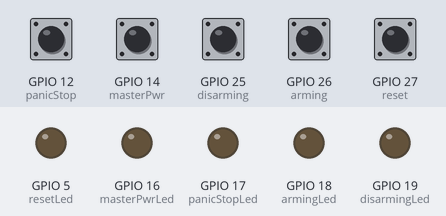
The program below on a simulated ESP32. Shown: output pins drawn as LEDs (lit = HIGH). Inputs (shaded band) come from the test bench; at power-on: GPIO 12 (panicStop), GPIO 14 (masterPwr), GPIO 25 (disarming), GPIO 26 (arming), GPIO 27 (reset) HIGH. WiFi joins after 1.5 s; servers stay silent unless stated; the local clock reads 2024-03-15 10:24:30 at power-on unless the program sets it; what the program prints to the serial monitor is not drawn.

Above: at 3.2 s.
3.3 s: GPIO 12 (panicStop) pulled LOW for 0.15 s
At 3.4 s:
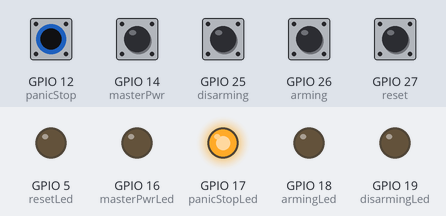
5.0 s: GPIO 14 (masterPwr) pulled LOW for 0.15 s
At 5.1 s:
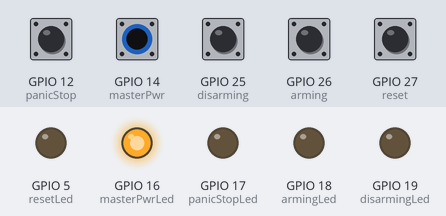
6.7 s: GPIO 25 (disarming) pulled LOW for 0.15 s
At 6.8 s:
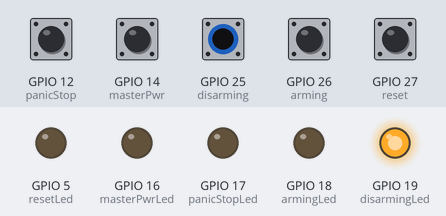
8.4 s: GPIO 26 (arming) pulled LOW for 0.15 s
At 8.5 s:
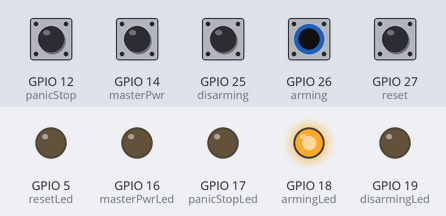
10.1 s: GPIO 27 (reset) pulled LOW for 0.15 s
At 10.2 s:
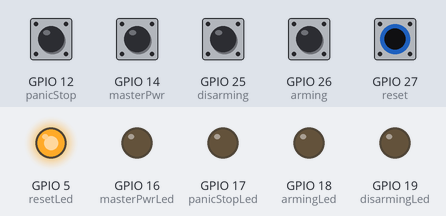
Timing chart, 0 to 12.8 s (numbered marks = the images above; inputs shaded):
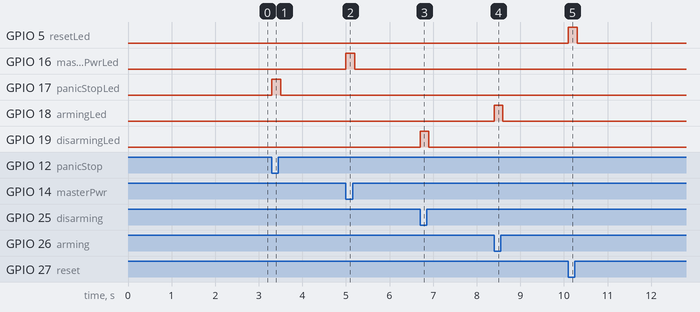

The program:

main.cpp
```cpp
#include <Arduino.h>
#include <WiFi.h>
#include <Firebase_ESP_Client.h>
#include <Wire.h>
#include "time.h"


// Provide the token generation process info.
#include "addons/TokenHelper.h"
// Provide the RTDB payload printing info and other helper functions.
#include "addons/RTDBHelper.h"


// Wifi Credentials
// #define WIFI_SSID "RAND-MIFI"
// #define WIFI_PASSWORD "reddeadred"

#define WIFI_SSID "RAND Sams"
#define WIFI_PASSWORD "reddeadred"

// #define WIFI_SSID "UOC_Staff"
// #define WIFI_PASSWORD "admin106"

// Firebase project API Key
#define API_KEY "AIzaSyBgOX3RQvZEk8YrYz8EMM6TNEVOlWYgI64"

// Authorized Email and Corresponding Password
#define USER_EMAIL "smartbarrierabc@gmail.com"
#define USER_PASSWORD "smartBarrier@ABCUOC"

// RTDB URLefine the RTDB URL
#define DATABASE_URL "https://smart-barrier-42818-default-rtdb.asia-southeast1.firebasedatabase.app/"

// Firebase objects
FirebaseData fbdo;
FirebaseAuth auth;
FirebaseConfig config;

// Variable to save USER UID
String uid;

// Database main path (to be updated in setup with the user UID)
String databasePath;
// Database child nodes
String logPath = "/logdata";
String timePath = "/timestamp";

// Parent Node (to be updated in every loop)
String parentPath;

int timestamp;
FirebaseJson json;

const char* ntpServer = "pool.ntp.org";

// Timer variables (send new readings every three minutes)
// unsigned long sendDataPrevMillis = 0;
// unsigned long timerDelay = 180000;
String logD = "";


//--------------------------------------------------------------

void initWiFi() {
  WiFi.begin(WIFI_SSID, WIFI_PASSWORD);
  Serial.print("Connecting to WiFi ..");
  while (WiFi.status() != WL_CONNECTED) {
    Serial.print('.');
    delay(1000);
  }
  Serial.println(WiFi.localIP());
  Serial.println();
}

unsigned long getTime() {
  time_t now;
  struct tm timeinfo;
  if (!getLocalTime(&timeinfo)) {
    //Serial.println("Failed to obtain time");
    return(0);
  }
  time(&now);
  return now;
}

void sendData(String msg){
  logD = msg;

    if (Firebase.ready()){

    //Get current timestamp
    timestamp = getTime();
    Serial.print ("time: ");
    Serial.println (timestamp);

    parentPath= databasePath + "/" + String(timestamp);

    json.set(logPath.c_str(), logD);
    json.set(timePath, String(timestamp));

    Serial.printf("Set json... %s\n",
     Firebase.RTDB.setJSON(&fbdo, parentPath.c_str(), &json) ? "ok" : fbdo.errorReason().c_str());
    }
}

const int masterPwr = 14;
const int panicStop = 12;
const int reset = 27;
const int arming = 26;
const int disarming = 25;

const int masterPwrLed = 16;
const int panicStopLed = 17;
const int resetLed = 5;
const int armingLed = 18;
const int disarmingLed = 19;

void setup() {
  Serial.begin(115200);
  initWiFi();
  configTime(0, 0, ntpServer);

  pinMode(masterPwr, INPUT_PULLUP);
  pinMode(panicStop, INPUT_PULLUP);
  pinMode(reset, INPUT_PULLUP);
  pinMode(arming, INPUT_PULLUP);
  pinMode(disarming, INPUT_PULLUP);

  pinMode(masterPwrLed, OUTPUT);
  pinMode(panicStopLed, OUTPUT);
  pinMode(resetLed, OUTPUT);
  pinMode(armingLed, OUTPUT);
  pinMode(disarmingLed, OUTPUT);

//---------------------------------Firebase U ID claiming-----------------------------------
  // Assign the api key
  config.api_key = API_KEY;

  // Assign the user sign in credentials
  auth.user.email = USER_EMAIL;
  auth.user.password = USER_PASSWORD;

  // Assign the RTDB URL
  config.database_url = DATABASE_URL;

  Firebase.reconnectWiFi(true);
  fbdo.setResponseSize(4096);

  // Assign the callback function for the long running token generation task */
  config.token_status_callback = tokenStatusCallback; //see addons/TokenHelper.h

  // Assign the maximum retry of token generation
  config.max_token_generation_retry = 5;

  // Initialize the library with the Firebase authen and config
  Firebase.begin(&config, &auth);

  // Getting the user UID might take a few seconds
  Serial.println("Getting User UID");
  while ((auth.token.uid) == "") {
    Serial.print('.');
    delay(1000);
  }
  // Print user UID
  uid = auth.token.uid.c_str();
  Serial.print("User UID: ");
  Serial.println(uid);

  // Update database path
  databasePath = "/UsersData/" + uid + "/readings";

//---------------------------------Firebase U ID claiming end----------------------------


}


void loop() {
  String m = "";

  if (digitalRead(masterPwr) == LOW) {
    m = "Master Power";
    digitalWrite(masterPwrLed, HIGH);
    delay(200);
    while (digitalRead(masterPwr) == LOW) {
    }
    digitalWrite(masterPwrLed, LOW);
  }

  if (digitalRead(panicStop) == LOW) {
    m = "Panic Stop Initiated!";
    digitalWrite(panicStopLed, HIGH);
    delay(200);
    while (digitalRead(panicStop) == LOW) {
    }
    digitalWrite(panicStopLed, LOW);
  }
  if (digitalRead(reset) == LOW) {
    m = "System Reset";
    digitalWrite(resetLed, HIGH);
    delay(200);
    while (digitalRead(reset) == LOW) {
    }
    digitalWrite(resetLed, LOW);
  }

  if (digitalRead(arming) == LOW) {
    m = "System Arming";
    digitalWrite(armingLed, HIGH);
    delay(200);
    while (digitalRead(arming) == LOW) {
    }
    digitalWrite(armingLed, LOW);
  }

  if (digitalRead(disarming) == LOW) {
    m = "System Disarming";
    digitalWrite(disarmingLed, HIGH);
    delay(200); // Debounce delay
    while (digitalRead(disarming) == LOW) {
    }
    digitalWrite(disarmingLed, LOW);
  }


  if ( m !="" ){
    sendData(m);
    Serial.println(m);

  }

}
```

Measured:
- after the input at 3.3 s, GPIO 17 (panicStopLed): LOW → HIGH at once, → LOW 0.20 s later
- after the input at 5.0 s, GPIO 16 (masterPwrLed): LOW → HIGH at once, → LOW 0.20 s later
- after the input at 6.7 s, GPIO 19 (disarmingLed): LOW → HIGH at once, → LOW 0.20 s later
- after the input at 8.4 s, GPIO 18 (armingLed): LOW → HIGH at once, → LOW 0.20 s later
- after the input at 10.1 s, GPIO 5 (resetLed): LOW → HIGH at once, → LOW 0.20 s later
